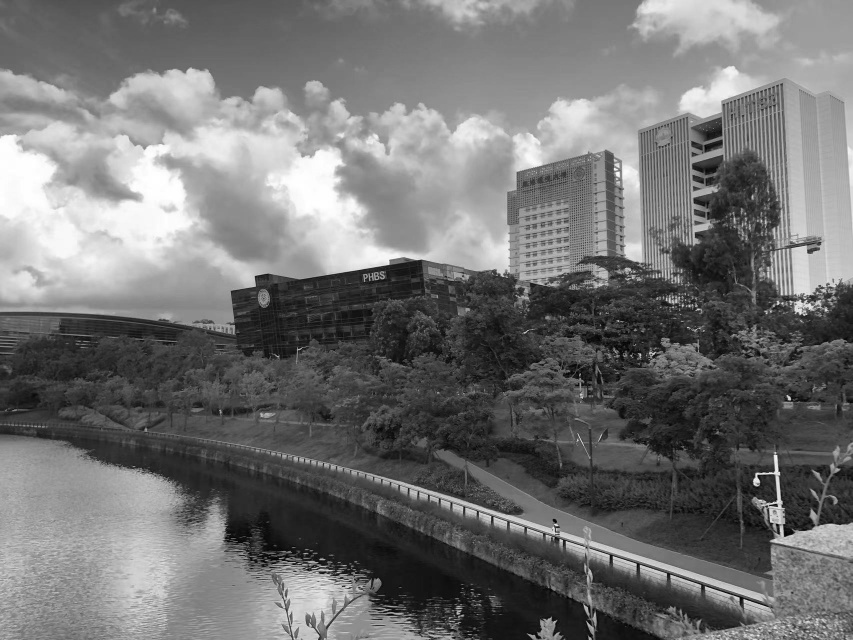
#> input picture Bit Plane Slicing/1.jpg, 853 x 640 px
$ python main.py
#> lines starting #> are read from the running program, lines starting #| are printed output that depends on the picture; after the words box and inside, x2 and y2 are one past the last pixel; in counts of white or black regions, pixels touching at a corner belong together
import numpy as np
import matplotlib.pyplot as plt

# 读取图片
im = plt.imread("1.jpg")  # 默认位RGB三通道，R G B 三值相等
#> im is the input picture: shape (640, 853, 3); min 0, max 255, mean 114.7
img_mat = np.array(im[:, :, 1])  # 取出灰阶矩阵
w, h = img_mat.shape  # 读取图片长和宽
#> w = 640; h = 853

print("original image matrix = \n", img_mat)  # 打印原灰阶图的像素矩阵
#> (printed output is left out)

titles = ['srcImg', 'bit_plane7', 'bit_plane6', 'bit_plane5', 'bit_plane4', 'bit_plane3', 'bit_plane2', 'bit_plane1',
          'bit_plane0']  # 图片标题
plt.subplot(3, 3, 1)  # 顺序从1开始
plt.imshow(img_mat, cmap='gray')  # 先填进去原图
plt.title(titles[0])

# 位平面切分
for i in range(8):
    # &是位与运算，分别于128、64、32...进行位与，
    # 考虑到低比特位的灰度级太小，展示成图片几乎纯黑，因此* (pow(2, i+1) * (255/256))扩充到[0，255]
    # 注意，img_mat元素为unit8类型，范围为[0,255]，计算过程中为防止越界到256，应先转成int16
    bit_plan_mat = (np.int16(img_mat) & pow(2, 7 - i)) * pow(2, i + 1) * (255 / 256)
    print("bit" + str(7 - i) + " plane = \n", bit_plan_mat)  # 打印每个比特位矩阵
    # 填进各比特位图像和title
    plt.subplot(3, 3, i + 2)
    plt.imshow(bit_plan_mat, cmap='gray')
    plt.title(titles[i + 1])
#> this loop made 8 passes
#> (printed output is left out)
#> pass 1, `bit_plan_mat = (np.int16(img_mat) & pow(2, 7 - i)) * pow(2, i + 1) * (..`:
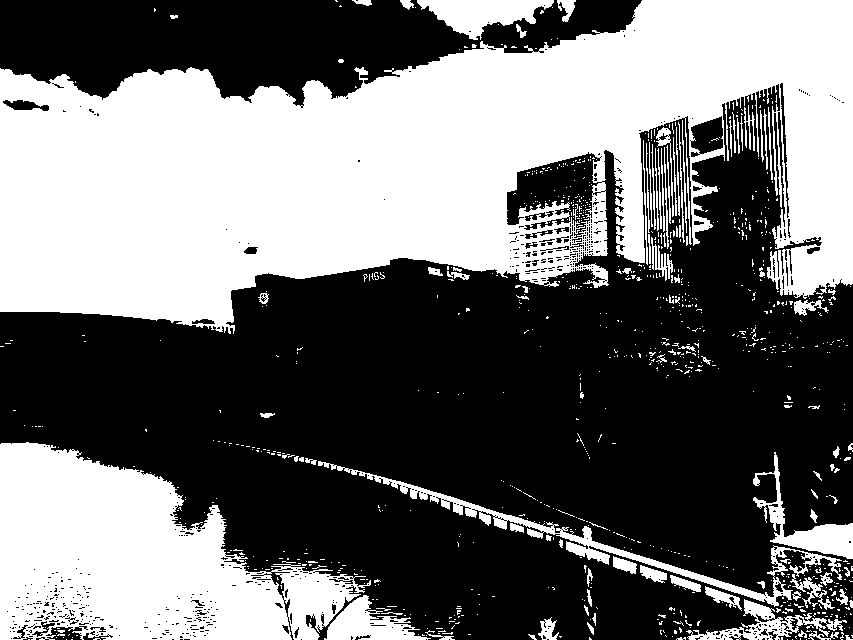
#> bit_plan_mat: shape (640, 853) float64; 44% white; 931 white regions (833 under 20 px), largest, box (x1, y1, x2, y2) and area: (0, 0, 853, 334) 171351, (0, 442, 371, 640) 43848, (318, 461, 842, 607) 4841
#> pass 2, `bit_plan_mat = (np.int16(img_mat) & pow(2, 7 - i)) * pow(2, i + 1) * (..`:
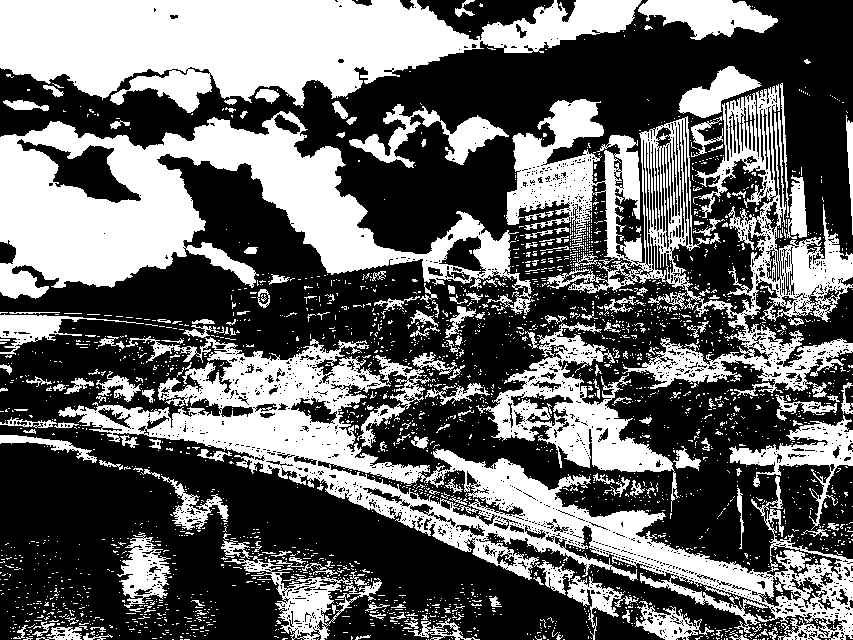
#> bit_plan_mat: shape (640, 853) float64; 40% white; 2760 white regions (2561 under 20 px), largest, box (x1, y1, x2, y2) and area: (58, 336, 853, 640) 44032, (0, 0, 642, 113) 42782, (0, 111, 535, 315) 41546
#> pass 3, `bit_plan_mat = (np.int16(img_mat) & pow(2, 7 - i)) * pow(2, i + 1) * (..`:
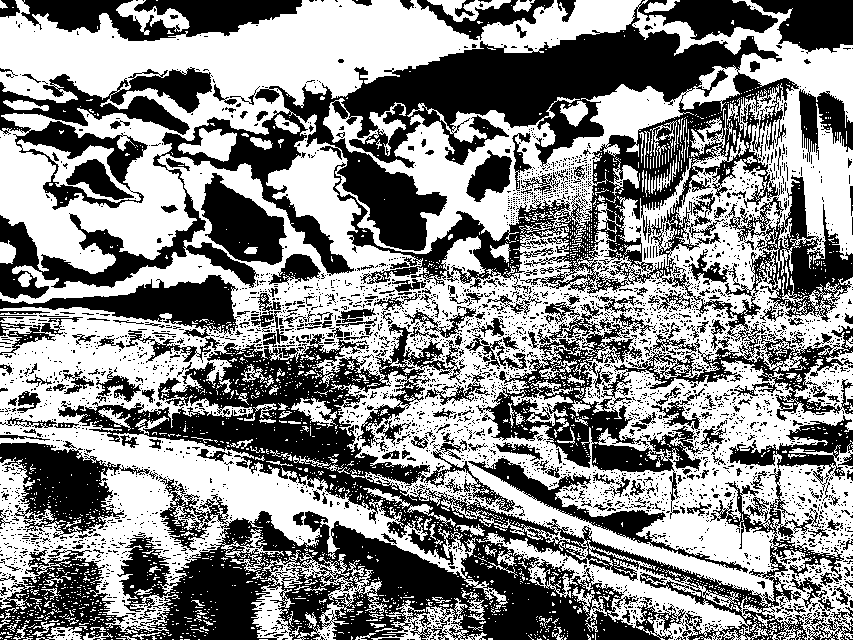
#> bit_plan_mat: shape (640, 853) float64; 53.3% white; 3899 black regions (3619 under 20 px), largest, box (x1, y1, x2, y2) and area: (0, 0, 853, 519) 93884, (0, 324, 844, 640) 77761, (0, 67, 212, 210) 9454

plt.gcf().set_size_inches(10, 10)  # 设置尺寸
plt.savefig("result.png", dpi=300)  # 保存
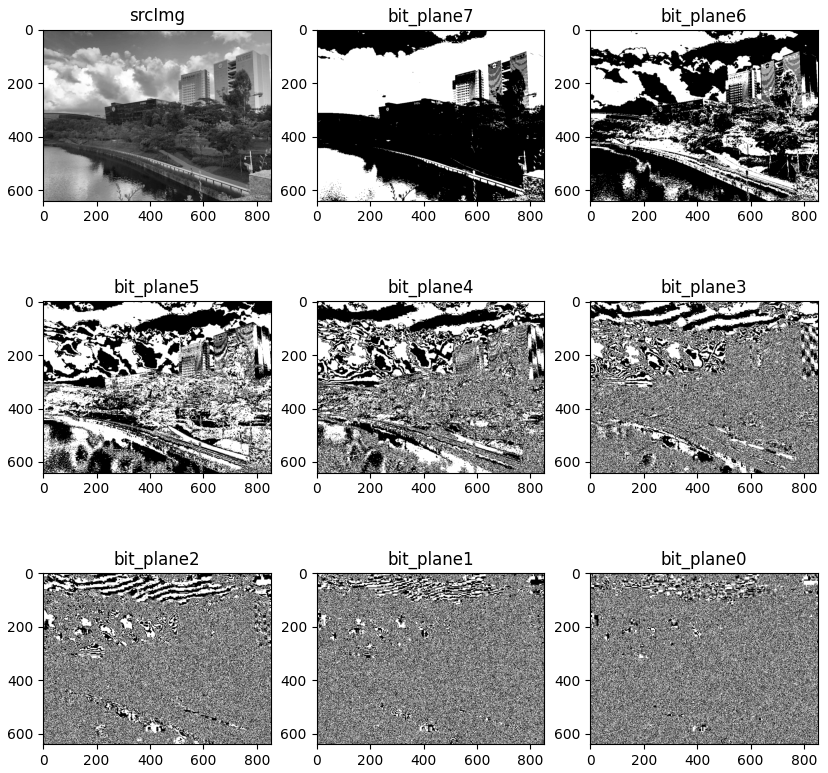
#> figure drawn by matplotlib, 9 panels
plt.show()  # 展示
